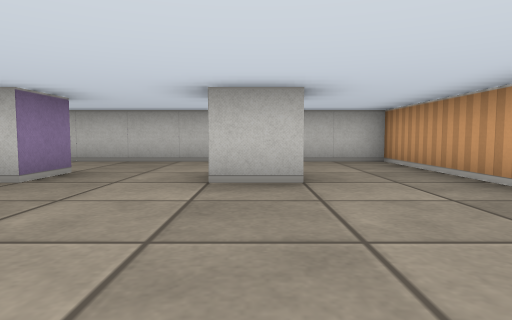
[1] (above)

12 first-person views from a walk through a cub3D level. The camera is about half as high as the walls, tilts 4° down and sees 75° across. The floor is counted in squares. Each view is taken from the middle of a square. On the plan, view 1 faces up. The plan holds only what a view shows up to about 9 squares ahead; the rest is blank.

[2]
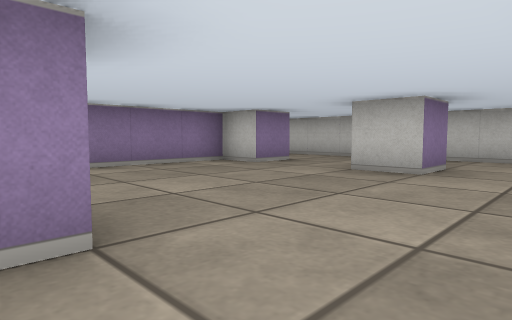

[3]
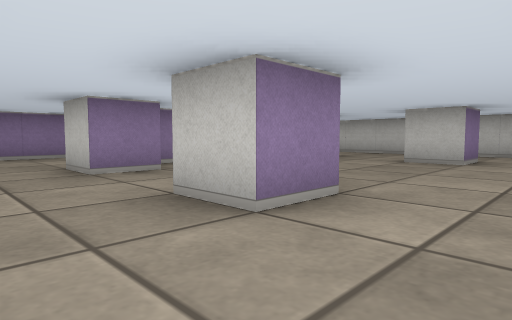

[4]
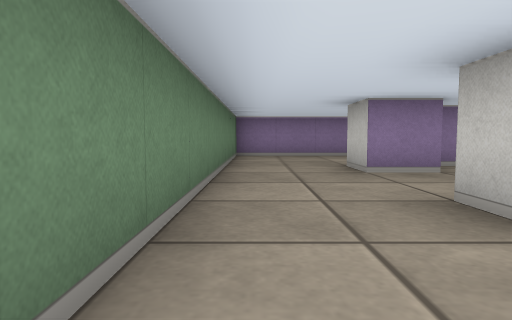

[5]
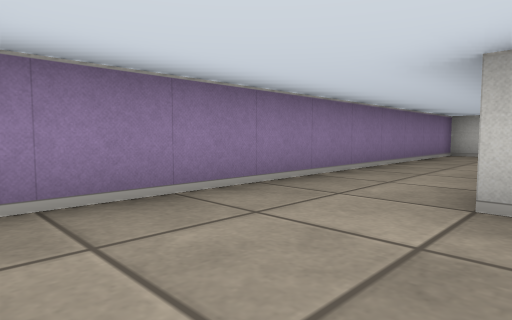

[6]
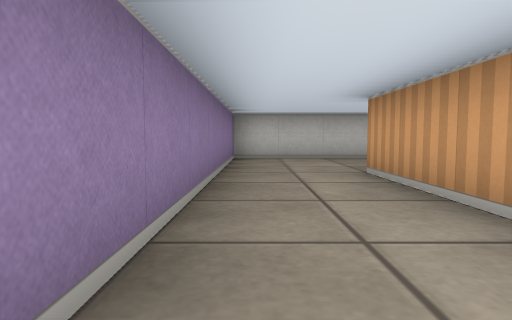

[7]
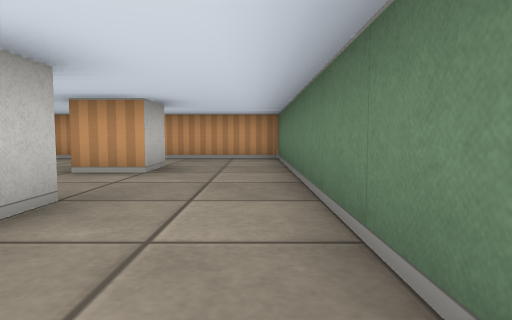

[8]
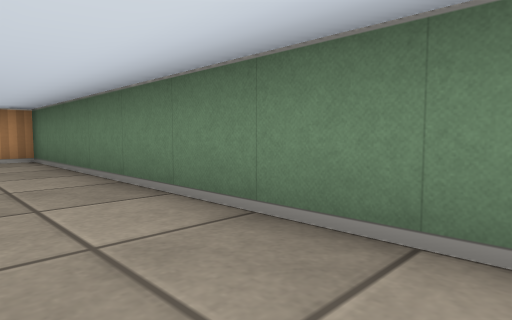

[9]
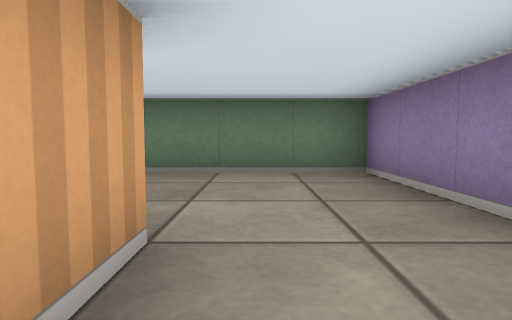

[10]
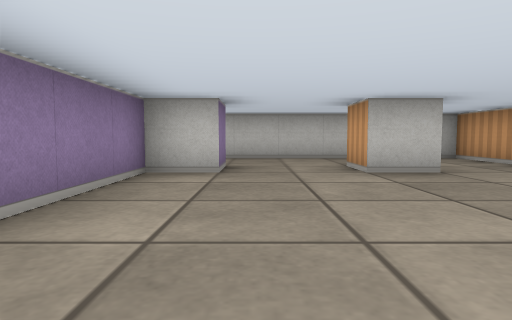

[11]
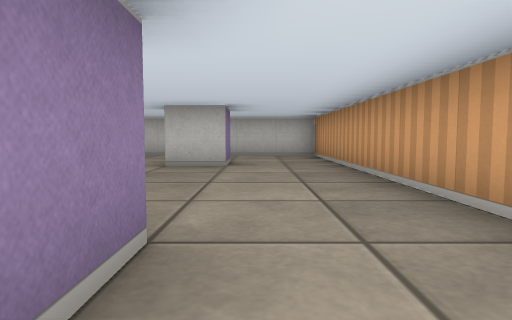

[12]
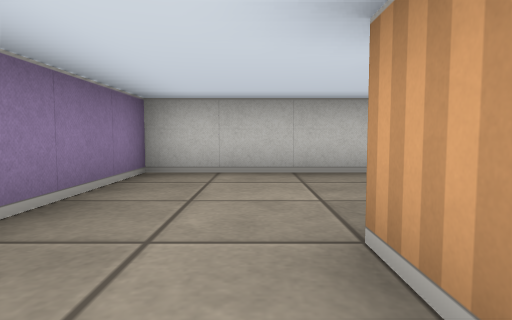

### Floor plan
Ten units are one square. View 1 is at (0, 0); x grows to the right and y downward. Boxes are objects, and circles mark ways between rooms. Rooms are numbered by the first view taken in them; rooms with no view inside come last. Other rooms are left out.
<svg viewBox="-70 -70 100 110">
<path fill="none" stroke="#000" d="M-25 4 -25 15 -35 15M5 4 5 15 -5 15 -5 5M-25 -45 -25 -35 -35 -35 -35 0M5 -46 5 -35 -5 -35 -5 -45M-45 35 25 35 25 -65 -45 -65M-45 5 -45 -35M-45 -65 -65 -65 -65 35 -45 35"/>
<circle cx="-35" cy="-55" r="3" fill="#2a7"/>
<circle cx="-35" cy="25" r="3" fill="#2a7"/>
<text x="-10" y="-20">1</text>
<text x="-60" y="-20">2</text>
</svg>
Room 1 opens to room 2.

Where each view was taken, in squares from view 1:
view 1: 0 up, 0 right, facing up
view 2: 1 down, 2 right, facing up-left
view 3: 3 down, 2 right, facing up-left
view 4: 3 down, 2 right, facing left
view 5: 3 down, 4 left, facing up-left
view 6: 1 down, 6 left, facing up
view 7: 3 down, 5 left, facing right
view 8: 2 down, 5 left, facing down-right
view 9: 1 up, 5 left, facing down
view 10: 1 down, 2 left, facing up
view 11: 2 down, 1 right, facing up
view 12: 2 up, 5 left, facing up
